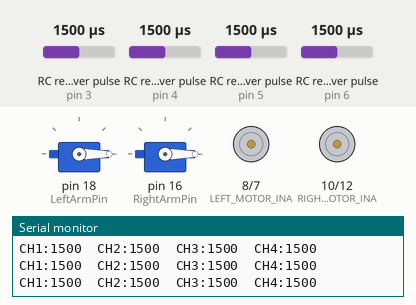
This sketch was run on a simulated Arduino Uno, built with avr-gcc and run on an emulated ATmega328P. Shown: 2 × servo, motor-driver pin pairs drawn as motors (green arrow = first pin HIGH = forward, orange = second pin HIGH = backward, longer = more drive, scaled by the enable pin), the last lines printed to the serial monitor. Wiring (inferred from the names in the program): 4 × RC receiver channel: data pin 3 / data pin 4 / data pin 5 / data pin 6. The inputs (shaded band) are chosen by the test bench; at power-on: RC receiver pulse (sensors on pin 5, pin 6, pin 3, pin 4) 1500 µs.

Above: at 1.2 s.
1.3 s: RC receiver pulse (sensor on pin 5) set to 1020 µs
At 2.57 s:
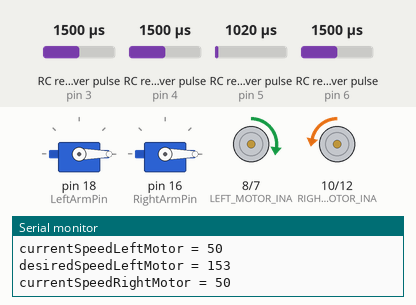
At 3.58 s:
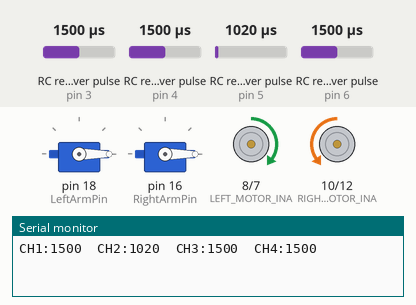
4.3 s: RC receiver pulse (sensor on pin 6) set to 1314 µs
7.3 s: RC receiver pulse (sensor on pin 6) set to 1289 µs
At 7.71 s:
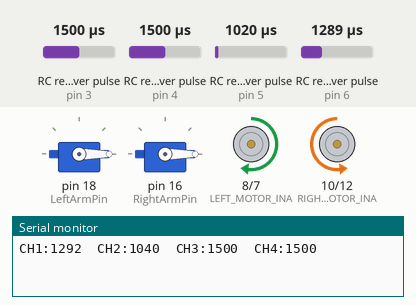
10.3 s: RC receiver pulse (sensor on pin 5) set to 1500 µs
13.3 s: RC receiver pulse (sensor on pin 5) set to 1304 µs
16.3 s: RC receiver pulse (sensor on pin 5) set to 1284 µs
At 16.56 s:
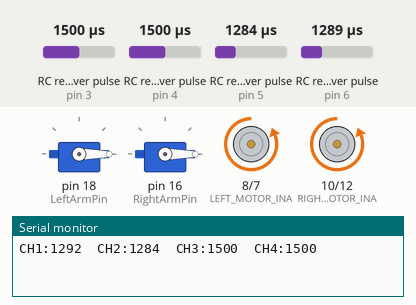
Timing chart, 0 to 20.3 s (numbered marks = the images above; inputs shaded):
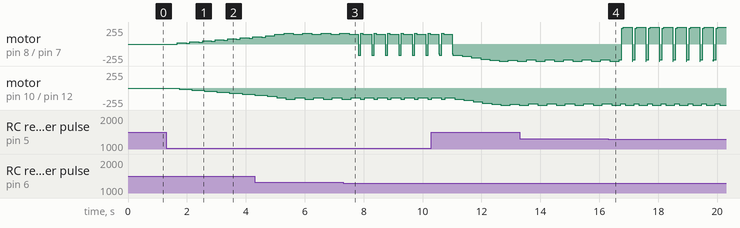

Measured:
- the behaviour switches between 1297 and 1296 µs on RC receiver pulse (sensor on pin 6) (found by bisection; images 2 and 3)
- after the input at 7.3 s, motor on pin 10 (RIGHT_MOTOR_INA) / pin 12 (RIGHT_MOTOR_INB): alternates backward 165/255 for 0.14 s and backward 145/255 for 0.31 s, starting after 0.73 s
- after the input at 16.3 s, motor on pin 10 (RIGHT_MOTOR_INA) / pin 12 (RIGHT_MOTOR_INB): alternates backward 255/255 for 0.31 s and backward 235/255 for 0.14 s, starting after 0.58 s

The sketch:

Hobby.ino
```cpp
#include <EnableInterrupt.h>
#include <Servo.h>
// include library

// preprocessor macro tells the compiler to do a text substitution before compiling
#define SERIAL_PORT_SPEED 9600
#define RC_NUM_CHANNELS  4

// access the specific channels in arrays
#define RC_CH1  0
#define RC_CH2  1
#define RC_CH3  2
#define RC_CH4  3

// pin usage
// radio pins
// define the pins that the signals are connected to
#define RC_CH1_PIN  6
#define RC_CH2_PIN  5
#define RC_CH3_PIN  4
#define RC_CH4_PIN  3

// the final values that we have read
// to be used by our sketch outside of the RC code
// 16 bit integer: 0…65535
uint16_t rc_values[RC_NUM_CHANNELS];
// keeps track of the time that the pulses start
uint32_t rc_start[RC_NUM_CHANNELS];
// holds the values for each channel until they can be copied into rc_values[]
// volatile because it can be updated from the interrupt service routines at any time
volatile uint16_t rc_shared[RC_NUM_CHANNELS];

// motor driver pins
const int LEFT_MOTOR_EN = 9;
const int LEFT_MOTOR_INA = 8;
const int LEFT_MOTOR_INB = 7;

const int RIGHT_MOTOR_EN = 11;
const int RIGHT_MOTOR_INA = 10;
const int RIGHT_MOTOR_INB = 12;

// const int EN1_PIN = 9;
// const int IN1_PIN = 8;
// const int IN2_PIN = 7;
// const int IN3_PIN = 10;
// const int IN4_PIN = 12;
// const int EN2_PIN = 11;

int currentSpeedLeftMotor = 0;
int currentSpeedRightMotor = 0;
int desiredSpeedLeftMotor = 0;
int desiredSpeedRightMotor = 0;
int stepSize;


Servo LeftArm;
Servo RightArm;

const int LeftArmPin  = 18; // M5 = 18  (Left hand)
const int RightArmPin = 16; // M4 = 16  (Right hand)


void rc_read_values() {
  // simply copies the volatile rc_shared[] values into the rc_values[] array
  // disable interrupts to ensure that the interrupts do not trigger and alter the memory as we’re trying to read it
  noInterrupts();
  // memcpy(destination, source, number of bytes to copy)
  memcpy(rc_values, (const void *)rc_shared, sizeof(rc_shared));
  interrupts();
}

void calc_input(uint8_t channel, uint8_t input_pin) {
  // checking HIGH: beginning of pulse (e.g. we are on the leading edge of the pulse)
  if (digitalRead(input_pin) == HIGH) {
    // store time which pulse is start for later comparison
    rc_start[channel] = micros();
  // if LOW: end of pulse
  } else {
    // compare the current micros() to the value that we previously stored in rc_start[]
    // result = the position of our transmitter stick
    uint16_t rc_compare = (uint16_t)(micros() - rc_start[channel]);
    rc_shared[channel] = rc_compare;
  }
}

void calc_ch1() { calc_input(RC_CH1, RC_CH1_PIN); }
void calc_ch2() { calc_input(RC_CH2, RC_CH2_PIN); }
void calc_ch3() { calc_input(RC_CH3, RC_CH3_PIN); }
void calc_ch4() { calc_input(RC_CH4, RC_CH4_PIN); }

void setup() {
  // opening a serial port so we can look at the RC values after we’ve read them
  Serial.begin(SERIAL_PORT_SPEED);

  pinMode(RC_CH1_PIN, INPUT); //side wheel
  pinMode(RC_CH2_PIN, INPUT); //trigger
  pinMode(RC_CH3_PIN, INPUT); //side knob
  pinMode(RC_CH4_PIN, INPUT); //bottom button

  // calc_ch1 function will be called any time that pin’s value changes from high<>low
  enableInterrupt(RC_CH1_PIN, calc_ch1, CHANGE);
  enableInterrupt(RC_CH2_PIN, calc_ch2, CHANGE);
  enableInterrupt(RC_CH3_PIN, calc_ch3, CHANGE);
  enableInterrupt(RC_CH4_PIN, calc_ch4, CHANGE);


  pinMode(LEFT_MOTOR_EN, OUTPUT);
  pinMode(LEFT_MOTOR_INA, OUTPUT);
  pinMode(LEFT_MOTOR_INB, OUTPUT);

  pinMode(RIGHT_MOTOR_EN, OUTPUT);
  pinMode(RIGHT_MOTOR_INA, OUTPUT);
  pinMode(RIGHT_MOTOR_INB, OUTPUT);

  setupServoMotors();
}

void loop() {
  // prints out the values for viewing on the serial monitor
  rc_read_values();

  Serial.print("CH1:"); Serial.print(rc_values[RC_CH1]); Serial.print("\t");
  Serial.print("CH2:"); Serial.print(rc_values[RC_CH2]); Serial.print("\t");
  Serial.print("CH3:"); Serial.print(rc_values[RC_CH3]); Serial.print("\t");
  Serial.print("CH4:"); Serial.println(rc_values[RC_CH4]);

  delay(200);

// 1500 neural 1000-2000
// robot moving forward and in reverse using Hobby RC controller
// map(x, inMin, inMax, outMin, outMax) linearly remaps x from one range into another
// we flip the front size of the robot, so it's forward when rc_value is big
  if (rc_values[RC_CH1] > 1700) {
    reverse(map(rc_values[RC_CH1], 1700, 2300, 0, 255));
    // reverse(map(rc_values[RC_CH1], 600, 1300, 0, 255));
  } else if (rc_values[RC_CH1] < 1300) {
    forward(map(rc_values[RC_CH1], 600, 1300, 0, 255));
    // forward(map(rc_values[RC_CH1], 1700, 2300, 0, 255));

  } else if ((rc_values[RC_CH1] < 1550) && (rc_values[RC_CH1] > 1450))
    stop();

// robot moving right and left using Hobby RC controller
  if (rc_values[RC_CH2] > 1700)
    rightTurn(map(rc_values[RC_CH2], 1700, 2500, 0, 255));
  if (rc_values[RC_CH2] < 1300)
    leftTurn(map(rc_values[RC_CH2], 600, 1300, 0, 255));

  // movingArms();
  // delay(600);
  }


void forward(int mySpeed) {
  Serial.print("\tforward speed = ");
  Serial.print(mySpeed);
  Serial.println();
  stepSize = 20;
  leftMotorForward(mySpeed);
  rightMotorForward(mySpeed);
  // digitalWrite(LEFT_MOTOR_INA, HIGH);
  // digitalWrite(LEFT_MOTOR_INB, LOW);
  // analogWrite(LEFT_MOTOR_EN, mySpeed);

  // digitalWrite(RIGHT_MOTOR_INA, HIGH);
  // digitalWrite(RIGHT_MOTOR_INB, LOW);
  // analogWrite(RIGHT_MOTOR_EN, mySpeed);
}

void leftMotorForward(int mySpeed) {
  digitalWrite(LEFT_MOTOR_INA, LOW);
  digitalWrite(LEFT_MOTOR_INB, HIGH);

  desiredSpeedLeftMotor = mySpeed;
  // currentSpeedLeftMotor = mySpeed; // this would cause immediate change
  // Serial.print("\tdesiredSpeedLeftMotor = ");
  // Serial.print(desiredSpeedLeftMotor);
  // Serial.println();
  updateLeftMotor();
}

void rightMotorForward(int mySpeed) {
  digitalWrite(RIGHT_MOTOR_INA, LOW);
  digitalWrite(RIGHT_MOTOR_INB, HIGH);
  desiredSpeedRightMotor = mySpeed;
  // currentSpeedRightMotor = mySpeed; // this would cause immediate change
  updateRightMotor();
}

void updateLeftMotor() {
  if (desiredSpeedLeftMotor > currentSpeedLeftMotor) {
    currentSpeedLeftMotor += stepSize;

  } else if (desiredSpeedLeftMotor < currentSpeedLeftMotor) {
    currentSpeedLeftMotor -= stepSize;
  }

  currentSpeedLeftMotor = constrain(currentSpeedLeftMotor, 0, 255);

  Serial.print("currentSpeedLeftMotor = ");
  Serial.print(currentSpeedLeftMotor);

  Serial.print("\tdesiredSpeedLeftMotor = ");
  Serial.print(desiredSpeedLeftMotor);
  // Serial.println("");
  analogWrite(LEFT_MOTOR_EN, currentSpeedLeftMotor);
}

void updateRightMotor() {
  if (desiredSpeedRightMotor > currentSpeedRightMotor) {
    currentSpeedRightMotor += stepSize;

  } else if (desiredSpeedRightMotor < currentSpeedRightMotor) {
    currentSpeedRightMotor -= stepSize;
  }

  currentSpeedRightMotor = constrain(currentSpeedRightMotor, 0, 255);

  Serial.print("\tcurrentSpeedRightMotor = ");
  Serial.print(currentSpeedRightMotor);
  Serial.print("\tdesiredSpeedRightMotor = ");
  Serial.print(desiredSpeedRightMotor);
  Serial.println("");

  analogWrite(RIGHT_MOTOR_EN, currentSpeedRightMotor);
}

void reverse(int mySpeed) {
  Serial.print("\treverse speed = ");
  Serial.print(mySpeed);
  Serial.println();

  stepSize = 20;

  digitalWrite(LEFT_MOTOR_INA, HIGH);
  digitalWrite(LEFT_MOTOR_INB, LOW);

  digitalWrite(RIGHT_MOTOR_INA, HIGH);
  digitalWrite(RIGHT_MOTOR_INB, LOW);

  desiredSpeedLeftMotor  = mySpeed;
  desiredSpeedRightMotor = mySpeed;

  updateLeftMotor();
  updateRightMotor();
}

void rightTurn(int mySpeed) {
  Serial.print("\tright turn speed = ");
  Serial.print(mySpeed);
  Serial.println();

  stepSize = 20;

  // Left wheel forward
  digitalWrite(LEFT_MOTOR_INA, LOW);
  digitalWrite(LEFT_MOTOR_INB, HIGH);

  // Right wheel backward
  digitalWrite(RIGHT_MOTOR_INA, HIGH);
  digitalWrite(RIGHT_MOTOR_INB, LOW);

  desiredSpeedLeftMotor  = mySpeed;
  desiredSpeedRightMotor = mySpeed;

  updateLeftMotor();
  updateRightMotor();
}

void leftTurn(int mySpeed) {
  Serial.print("\tleft turn speed = ");
  Serial.print(mySpeed);
  Serial.println();

  stepSize = 20;

  // Left wheel backward
  digitalWrite(LEFT_MOTOR_INA, HIGH);
  digitalWrite(LEFT_MOTOR_INB, LOW);

  // Right wheel forward
  digitalWrite(RIGHT_MOTOR_INA, LOW);
  digitalWrite(RIGHT_MOTOR_INB, HIGH);

  desiredSpeedLeftMotor  = mySpeed;
  desiredSpeedRightMotor = mySpeed;

  updateLeftMotor();
  updateRightMotor();
}


void stop(){
  if (currentSpeedLeftMotor == 0 && currentSpeedRightMotor == 0) {
    return;
  }

  stepSize = 5;

  desiredSpeedLeftMotor = 0;
  desiredSpeedRightMotor = 0;
  updateLeftMotor();
  updateRightMotor();
}


void setupServoMotors() {
  // Set up the arms
  LeftArm.attach(LeftArmPin);
  RightArm.attach(RightArmPin);

  // resting position
  int leftAngle = 0;
  int rightAngle = 0;
  LeftArm.write(leftAngle);
  RightArm.write(rightAngle);
}

// moving arms function to be called when needed
void movingArms() {
  for (int i = 0; i < 3; i++) {  // repeat the sequence
    // Move arms to 120/40
    LeftArm.write(120);
    RightArm.write(120);
    delay(500);

    // Move arms to 80/0
    LeftArm.write(0);
    RightArm.write(80);
    delay(500);

    // Repeat the same two poses
    LeftArm.write(0);
    RightArm.write(0);
    delay(500);

    LeftArm.write(20);
    RightArm.write(20);
    // delay(500);
  }
}
```
